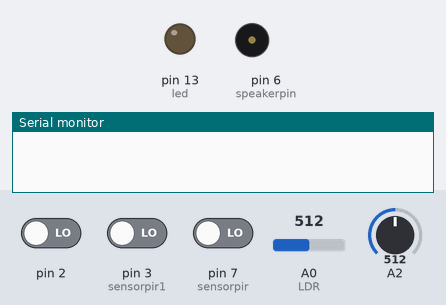
Recording of a sketch running on a simulated Arduino Uno, built with avr-gcc and run on an emulated ATmega328P. On the bench: output pins drawn as LEDs (lit = HIGH), buzzer (waves = sounding), the last lines printed to the serial monitor. The inputs (shaded band) are chosen by the test bench; at power-on: pin 3 (sensorpir1) LOW, pin 7 (sensorpir) LOW, pin 2 LOW, A0 (LDR) = 512, A2 = 512.

Above: at 1.2 s.
1.3 s: pin 3 (sensorpir1) driven HIGH
At 2.4 s:
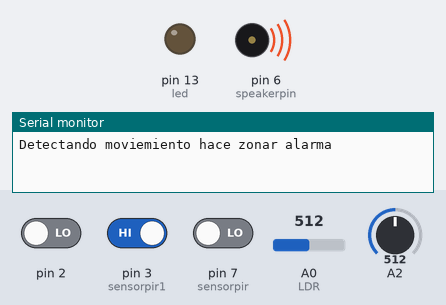
4.3 s: pin 7 (sensorpir) driven HIGH
At 7.3 s:
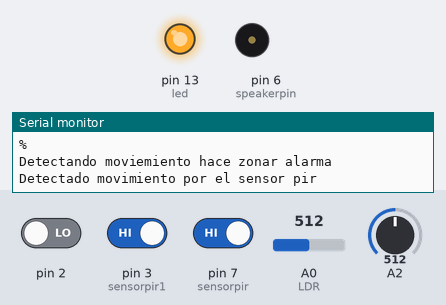
10.3 s: pin 7 (sensorpir) driven LOW
At 12.6 s:
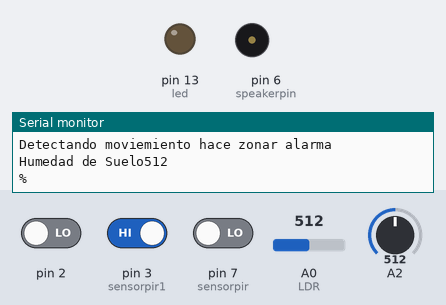
13.3 s: pin 3 (sensorpir1) driven LOW
At 14.7 s:
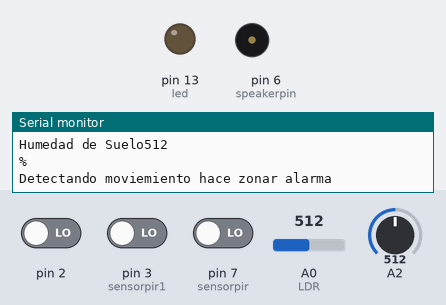
Timing chart, 0 to 16.3 s (numbered marks = the images above; inputs shaded):
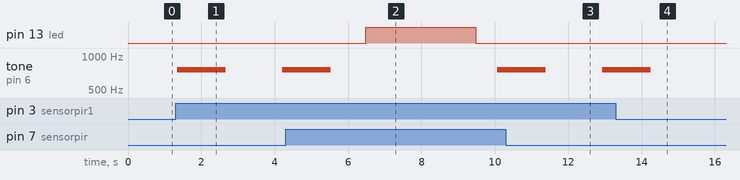

The sketch:

uno.ino
```cpp
#define LEDT 9    //El LED esta conectado en el pin 9
#define LDR 0     //El LDR esta conectador en el pin A0

byte sensorpir = 7;
byte led = 13;

int luz = 0;
int valor_sensor = 0;
int valor_limite = 150;  //Este valor hara que el LED cambie de estado a una determinada luminosidad (podeis con distintos valores para ajustar la sensibilidad)

byte sensorpir1 = 3; //sensor moviemito2
byte speakerpin = 6; // led sensor 2

void setup()
{
  pinMode(sensorpir,INPUT);
  pinMode(led,OUTPUT);

  pinMode(sensorpir1,INPUT);
  pinMode(speakerpin, OUTPUT);
  pinMode(2, INPUT);
  Serial.begin(9600);
}


void loop()
{
{
  valor_sensor = analogRead(LDR);
  luz = (5.0 * valor_sensor * 50.0)/1024.0; //Para entender esta formula visitar: http://programarfacil.com/podcast/48-sensor-de-temperatura-en-arduino/
  //Serial.print(luz);
  //Serial.println(" Luz");
  delay(50);

  if (luz <= valor_limite)   //Si el valor de luz es menor o igual que el valor limite
  {
    digitalWrite (LEDT, LOW);  //El led se apaga
  }
  if (luz > valor_limite)  //Si es mayor que el valor limite
  {
    digitalWrite (LEDT, HIGH);  //El led se eniende
  }

if(digitalRead(sensorpir1) == HIGH)
  {
  Serial.println("Detectando moviemiento hace zonar alarma");
  for ( int i=0; i<1000; i++)
  {
  digitalWrite(speakerpin,HIGH);
  delayMicroseconds(800);
  digitalWrite(speakerpin,LOW);
  delayMicroseconds(500);
  }
 delay(1000);


  if(digitalRead(sensorpir) == HIGH)
  {
    Serial.println("Detectado movimiento por el sensor pir");
    digitalWrite(led,HIGH);
    delay(3000);
    digitalWrite(led,LOW);
  }

{
 // put your main code here, to run repeatedly:
    int val = analogRead(A2);
    Serial.print("Humedad de Suelo");
    Serial.println(val);
    Serial.println("%");
    delay(500);
    if(digitalRead(2)==HIGH)
    {
    Serial.println("SE ENCENDIO RIEGO AUTOMATICO ");

}
}
}
}
}
```

Measured:
- after the input at 1.3 s, tone on pin 6 (speakerpin): silent → 758 Hz after 0.05 s, → silent 1.3 s later, → 758 Hz 1.5 s later
- after the input at 4.3 s, pin 13 (led): LOW → HIGH after 2.2 s, → LOW 3.0 s later
- after the input at 10.3 s, pin 13 (led): stays LOW (without the input it goes to HIGH after 2.0 s)
- after the input at 13.3 s, tone on pin 6 (speakerpin): goes on until 14.2 s, then stays silent
